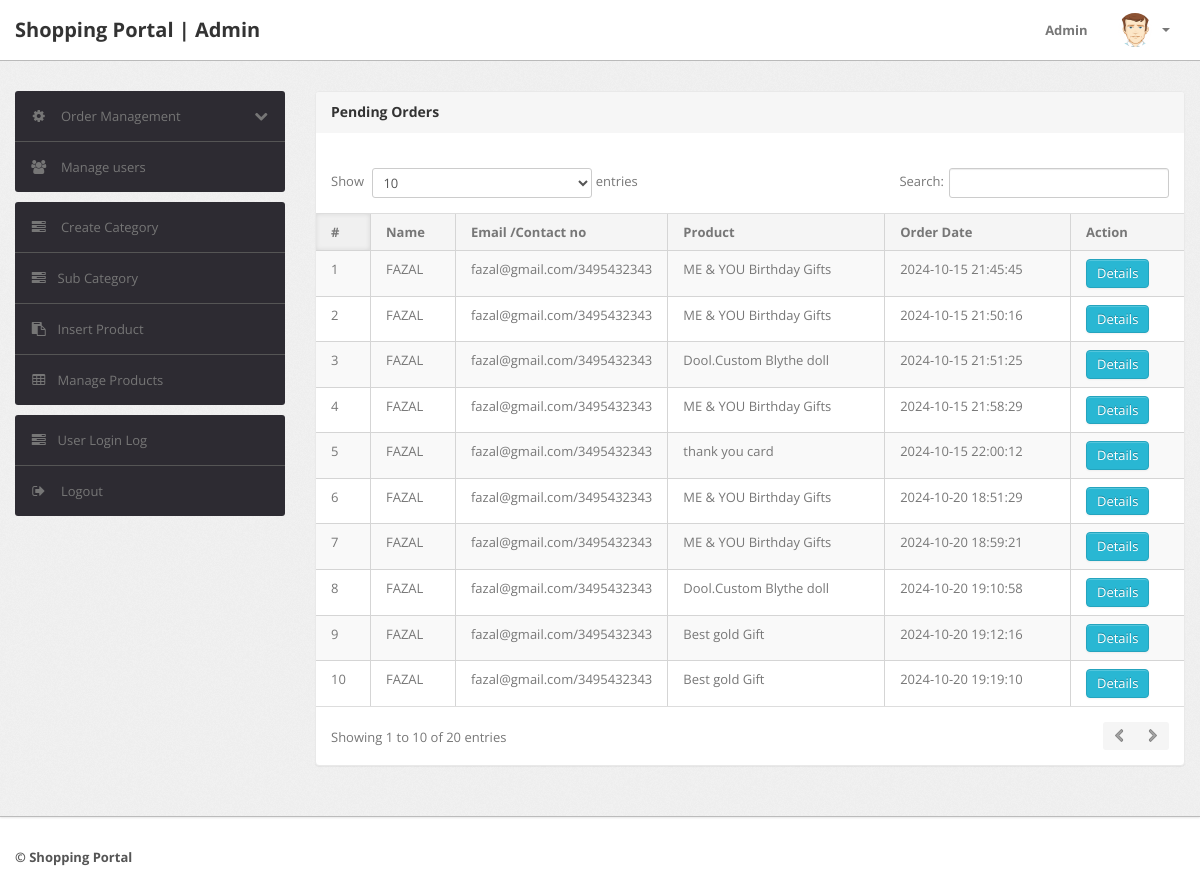
/shopping/admin/pending-orders.php (signed in), run on the app's committed database.
### tables this page shows
CREATE TABLE `orders` (
  `id` int(11) NOT NULL,
  `userId` int(11) DEFAULT NULL,
  `productId` varchar(255) DEFAULT NULL,
  `quantity` int(11) DEFAULT NULL,
  `orderDate` timestamp NOT NULL DEFAULT current_timestamp(),
  `paymentMethod` varchar(50) DEFAULT NULL,
  `orderStatus` varchar(55) DEFAULT NULL
);

CREATE TABLE `users` (
  `id` int(11) NOT NULL,
  `name` varchar(255) DEFAULT NULL,
  `email` varchar(255) DEFAULT NULL,
  `contactno` bigint(11) DEFAULT NULL,
  `password` varchar(255) DEFAULT NULL,
  `shippingAddress` longtext DEFAULT NULL,
  `shippingState` varchar(255) DEFAULT NULL,
  `shippingCity` varchar(255) DEFAULT NULL,
  `shippingPincode` int(11) DEFAULT NULL,
  `billingAddress` longtext DEFAULT NULL,
  `billingState` varchar(255) DEFAULT NULL,
  `billingCity` varchar(255) DEFAULT NULL,
  `billingPincode` int(11) DEFAULT NULL,
  `regDate` timestamp NOT NULL DEFAULT current_timestamp(),
  `updationDate` varchar(255) DEFAULT NULL
);

CREATE TABLE `products` (
  `id` int(11) NOT NULL,
  `category` int(11) NOT NULL,
  `subCategory` int(11) DEFAULT NULL,
  `productName` varchar(255) DEFAULT NULL,
  `productCompany` varchar(255) DEFAULT NULL,
  `productPrice` int(11) DEFAULT NULL,
  `productPriceBeforeDiscount` int(11) DEFAULT NULL,
  `productDescription` longtext DEFAULT NULL,
  `productImage1` varchar(255) DEFAULT NULL,
  `productImage2` varchar(255) DEFAULT NULL,
  `productImage3` varchar(255) DEFAULT NULL,
  `shippingCharge` int(11) DEFAULT NULL,
  `productAvailability` varchar(255) DEFAULT NULL,
  `postingDate` timestamp NULL DEFAULT current_timestamp(),
  `updationDate` varchar(255) DEFAULT NULL
);

### shopping/admin/pending-orders.php (the view, shortened to what this page needs)
<?php
if(strlen($_SESSION['alogin'])==0)
	{
header('location:index.php');
}
else{
?>
<!DOCTYPE html>
<html lang="en">
<head>
	<link type="text/css" href="bootstrap/css/bootstrap.min.css" rel="stylesheet">
	<link type="text/css" href="bootstrap/css/bootstrap-responsive.min.css" rel="stylesheet">
	<link type="text/css" href="css/theme.css" rel="stylesheet">
	<link type="text/css" href="images/icons/css/font-awesome.css" rel="stylesheet">
</head>
<body>
<?php include('include/header.php');?>
	<div class="wrapper">
		<div class="container">
			<div class="row">
<?php include('include/sidebar.php');?>
			<div class="span9">
					<div class="content">
	<div class="module">
							<div class="module-head">
								<h3>Pending Orders</h3>
							</div>
							<div class="module-body table">
									<br />
								<table cellpadding="0" cellspacing="0" border="0" class="datatable-1 table table-bordered table-striped	 display table-responsive" >
									<thead>
										<tr>
											<th>#</th>
											<th> Name</th>
											<th width="50">Email /Contact no</th>
											<th>Product </th>
											<th>Order Date</th>
											<th>Action</th>
										</tr>
									</thead>
<tbody>
<?php
$status='Delivered';
$query=mysqli_query($con,"select users.name as username,users.email as useremail,users.contactno as usercontact,users.shippingAddress as shippingaddress,users.shippingCity as shippingcity,users.shippingState as shippingstate,users.shippingPincode as shippingpincode,products.productName as productname,products.shippingCharge as shippingcharge,orders.quantity as quantity,orders.orderDate as orderdate,products.productPrice as productprice,orders.id as id  from orders join users on  orders.userId=users.id join products on products.id=orders.productId where orders.	orderStatus!='$status' or orders.orderStatus is null");
$cnt=1;
while($row=mysqli_fetch_array($query))
{
?>
											<tr>
											<td><?php echo htmlentities($cnt);?></td>
											<td><?php echo htmlentities($row['username']);?></td>
											<td><?php echo htmlentities($row['useremail']);?>/<?php echo htmlentities($row['usercontact']);?></td>
											<td><?php echo htmlentities($row['productname']);?></td>
											<td><?php echo htmlentities($row['orderdate']);?></td>
											<td>    <a href="order-details.php?oid=<?php echo htmlentities($row['id']);?>" title="Order Details" target="blank" class="btn btn-info">Details</a>
											</td>
											</tr>
										<?php $cnt=$cnt+1; } ?>
										</tbody>
								</table>
							</div>
						</div>
					</div>
				</div>
			</div>
		</div>
	</div>
<?php include('include/footer.php');?>
</body>
<?php } ?>

### data on the page
orders: userId.name "FAZAL", userId.email "fazal@gmail.com", userId.contactno "3495432343", productId.productName "ME & YOU Birthday Gifts", orderDate "2024-10-15 21:45:45"
orders: userId.name "FAZAL", userId.email "fazal@gmail.com", userId.contactno "3495432343", productId.productName "ME & YOU Birthday Gifts", orderDate "2024-10-15 21:50:16"
orders: userId.name "FAZAL", userId.email "fazal@gmail.com", userId.contactno "3495432343", productId.productName "Dool.Custom Blythe doll", orderDate "2024-10-15 21:51:25"
orders: userId.name "FAZAL", userId.email "fazal@gmail.com", userId.contactno "3495432343", productId.productName "ME & YOU Birthday Gifts", orderDate "2024-10-15 21:58:29"
orders: userId.name "FAZAL", userId.email "fazal@gmail.com", userId.contactno "3495432343", productId.productName "thank you card", orderDate "2024-10-15 22:00:12"
orders: userId.name "FAZAL", userId.email "fazal@gmail.com", userId.contactno "3495432343", productId.productName "ME & YOU Birthday Gifts", orderDate "2024-10-20 18:51:29"
orders: userId.name "FAZAL", userId.email "fazal@gmail.com", userId.contactno "3495432343", productId.productName "ME & YOU Birthday Gifts", orderDate "2024-10-20 18:59:21"
orders: userId.name "FAZAL", userId.email "fazal@gmail.com", userId.contactno "3495432343", productId.productName "Dool.Custom Blythe doll", orderDate "2024-10-20 19:10:58"
orders: userId.name "FAZAL", userId.email "fazal@gmail.com", userId.contactno "3495432343", productId.productName "Best gold Gift", orderDate "2024-10-20 19:12:16"
orders: userId.name "FAZAL", userId.email "fazal@gmail.com", userId.contactno "3495432343", productId.productName "Best gold Gift", orderDate "2024-10-20 19:19:10"
